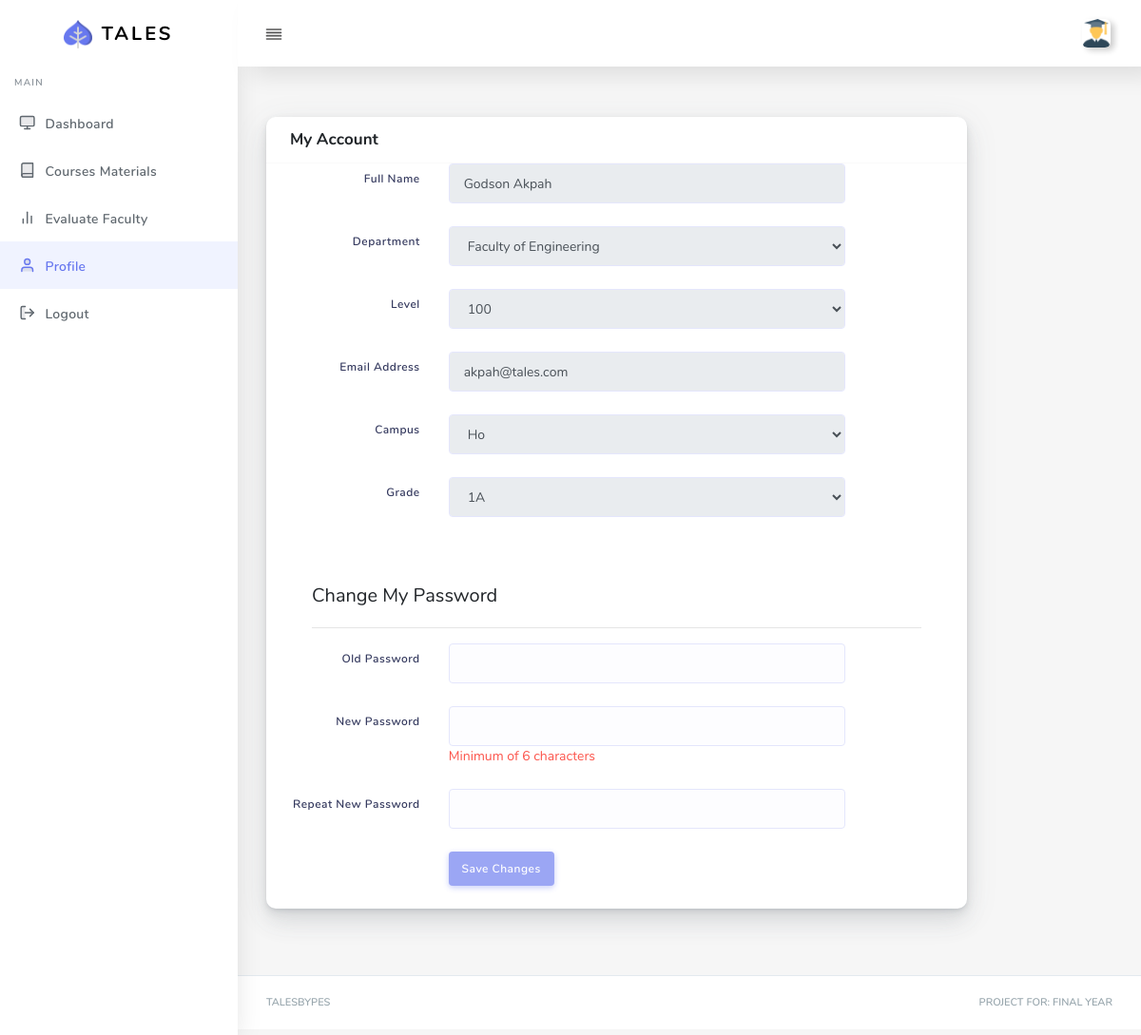
Screenshot of /student/profile.php (signed in) with the database file from the repository.
### tables this page shows
CREATE TABLE `students` (
  `id` int(11) NOT NULL,
  `full_name` varchar(191) NOT NULL,
  `index_no` varchar(10) NOT NULL,
  `department_id` int(11) NOT NULL,
  `level_id` int(11) NOT NULL,
  `programme_id` int(11) NOT NULL,
  `email` varchar(191) NOT NULL,
  `campus_id` int(11) NOT NULL,
  `grade_id` int(11) NOT NULL,
  `address` varchar(255) NOT NULL,
  `password` varchar(191) NOT NULL,
  `created_at` timestamp NOT NULL DEFAULT current_timestamp(),
  `updated_at` timestamp NULL DEFAULT NULL
);

CREATE TABLE `departments` (
  `id` int(11) NOT NULL,
  `name` varchar(50) NOT NULL
);

CREATE TABLE `levels` (
  `id` int(11) NOT NULL,
  `name` varchar(10) NOT NULL
);

CREATE TABLE `campuses` (
  `id` int(11) NOT NULL,
  `name` varchar(20) NOT NULL
);

CREATE TABLE `grades` (
  `id` int(11) NOT NULL,
  `name` varchar(50) NOT NULL
);

### Classes/Fetch.php (called while the page is built, shortened)
<?php
class Fetch
{
    protected $connection;
    function __construct(PDO $connection) {
        $this->connection =  $connection;
    }
    public function getSigleJoinItem($action, $table, $join, $field, $field_value) {
        $query = $this->connection->prepare("{$action} FROM {$table} {$join} WHERE {$field} = ? LIMIT 1");
        $query->bindParam(1, $field_value, PDO::PARAM_INT);
        if($query->execute()) {
            $result = $query->fetch(PDO::FETCH_OBJ);
            return $result;
        } else {
            $this->error = implode(', ', $this->connection->errorInfo());
            return $this;
        }
    }
}

### student/profile.php (the view, shortened to what this page needs)
<?php
require_once dirname(__DIR__).'/Core/init.php';
$fetch_data = new Fetch($connection);
$selected_user = $fetch_data->getSigleJoinItem('SELECT students.id, students.full_name, students.index_no, students.department_id, students.level_id, students.programme_id, students.email, students.campus_id, students.grade_id, students.address, departments.name AS department, levels.name AS level, programmes.name AS programme, campuses.name AS campus, grades.name AS grade', 'students', 'JOIN departments ON departments.id = students.department_id JOIN levels ON levels.id = students.level_id JOIN programmes ON programmes.id = students.programme_id JOIN campuses ON campuses.id = students.campus_id JOIN grades ON grades.id = students.grade_id', 'students.id', $_SESSION['student'] );
?>
<!DOCTYPE html>
<html lang="en">
<head>
  <?php include 'includes/links.php'; ?>
</head>
<body>
  <div id="app">
    <div class="main-wrapper main-wrapper-1">
      <?php include 'includes/top-bar.php'; ?>
      <?php include 'includes/side-bar.php'; ?>
      <div class="main-content">
        <section class="section">
          <div class="row">
              <div class="col-10">
              <div class="card">
                <div class="card-header">
                  <h4>My Account</h4>
                </div>
                <div class="card-body p-0">
                  <form role="form">
                    <div class="form-group row mb-4">
                      <label for="full_name" class="col-form-label text-md-right col-12 col-md-3 col-lg-3">Full Name</label>
                      <div class="col-sm-12 col-md-7">
                        <input type="text" class="form-control" id="full_name" data-minlength="4"  name="full_name" value="<?php echo $selected_user->full_name; ?>" data-error="Bruh, the fullname field is required" readonly required>
                      </div>
                    </div>
                    <div class="form-group row mb-4">
                      <label class="col-form-label text-md-right col-12 col-md-3 col-lg-3">Department</label>
                      <div class="col-sm-12 col-md-7">
                        <select name="department_id" id="department_id" data-error="Bruh, select an item from the option" class="form-control" disabled required>
                            <option value="<?php echo $selected_user->department_id; ?>" class="selected"><?php echo $selected_user->department; ?></option>
                        </select>
                      </div>
                    </div>
                    <div class="form-group row mb-4">
                      <label class="col-form-label text-md-right col-12 col-md-3 col-lg-3">Level</label>
                      <div class="col-sm-12 col-md-7">
                        <select name="level_id" id="level_id" data-error="Bruh, select an item from the option" class="form-control" disabled required>
                            <option value="<?php echo $selected_user->level_id; ?>" class="selected"><?php echo $selected_user->level; ?></option>
                        </select>
                      </div>
                    </div>
                    <div class="form-group row mb-4">
                      <label class="col-form-label text-md-right col-12 col-md-3 col-lg-3">Email Address</label>
                      <div class="col-sm-12 col-md-7">
                        <input type="email" name="email" id="email" class="form-control" value="<?php echo $selected_user->email; ?>" data-error="Bruh, that email address is invalid" readonly required>
                      </div>
                    </div>
                    <div class="form-group row mb-4">
                      <label class="col-form-label text-md-right col-12 col-md-3 col-lg-3">Campus</label>
                      <div class="col-sm-12 col-md-7">
                        <select name="campus_id" id="campus_id" data-error="Bruh, select an item from the option" class="form-control" disabled required>
                            <option value="<?php echo $selected_user->campus_id; ?>" class="selected"><?php echo $selected_user->campus; ?></option>
                        </select>
                      </div>
                    </div>
                    <div class="form-group row mb-4">
                      <label class="col-form-label text-md-right col-12 col-md-3 col-lg-3">Grade</label>
                      <div class="col-sm-12 col-md-7">
                        <select name="grade_id" id="grade_id" data-error="Bruh, select an item from the option" class="form-control" disabled required>
                            <option value="<?php echo $selected_user->grade_id; ?>" class="selected"><?php echo $selected_user->grade; ?></option>
                        </select>
                      </div>
                    </div>
                  </form>
                  <br><br>
                  <p class="lead ml-5">Change My Password</p>
                  <hr class="ml-5 mr-5">
                  <form data-toggle="validator" role="form" action="../Submits/student_update_account.php" method="post">
                    <div class="form-group row mb-4">
                      <label class="col-form-label text-md-right col-12 col-md-3 col-lg-3">Old Password</label>
                      <div class="col-sm-12 col-md-7">
                        <input type="password" name="old_password" id="old_password" class="form-control" data-error="The old password field is required" required>
                      </div>
                    </div>
                    <div class="form-group row mb-4">
                      <label class="col-form-label text-md-right col-12 col-md-3 col-lg-3">New Password</label>
                      <div class="col-sm-12 col-md-7">
                        <input type="password" name="password" data-minlength="6" id="password" class="form-control" required>
                        <div class="help-block with-errors text-danger">Minimum of 6 characters</div>
                      </div>
                    </div>
                    <div class="form-group row mb-4">
                      <label class="col-form-label text-md-right col-12 col-md-3 col-lg-3">Repeat New Password</label>
                      <div class="col-sm-12 col-md-7">
                        <input type="password" name="confirm_password" id="confirm_password" data-match="#password" data-match-error="Whoops, these don't match" class="form-control" required>
                      </div>
                    </div>
                    <div class="form-group row mb-4">
                      <label class="col-form-label text-md-right col-12 col-md-3 col-lg-3"></label>
                      <div class="col-sm-12 col-md-7">
                        <button type="submit" class="btn btn-primary">Save Changes</button>
                      </div>
                    </div>
                  </form>
                </div>
              </div>
              </div>
          </div>
        </section>
      </div>
      <?php include 'includes/footer.php'; ?>
    </div>
  </div>
</body>
</html>

### rows the page displays
students: full_name "Godson Akpah", department_id "Faculty of Engineering", level_id "100", email "akpah@tales.com", campus_id "Ho", grade_id "1A"
